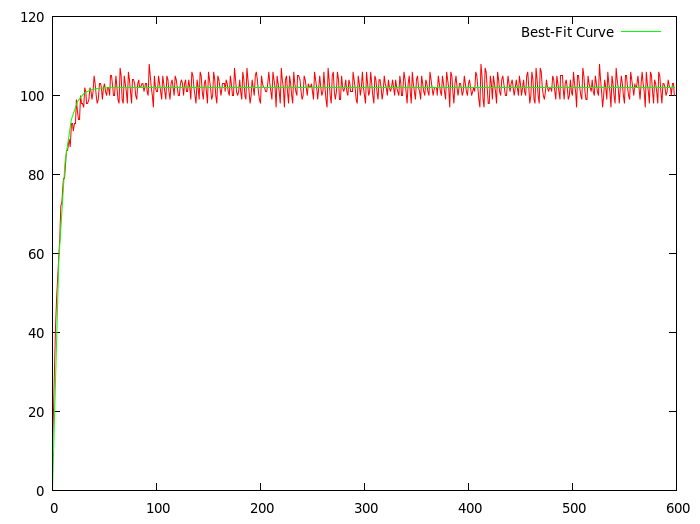

Write the gnuplot code that produced this figure.
set terminal pngcairo size 700,524 enhanced font 'Verdana,10'
set output 'fit.png'

w(x) = w0*(1-exp(alpha*x))
w0 = 100
alpha = -.1
fit w(x) "fit.dat" using 1:2 via w0,alpha

plot "fit.dat" using 1:2 title "" with lines, w(x) title "Best-Fit Curve"



